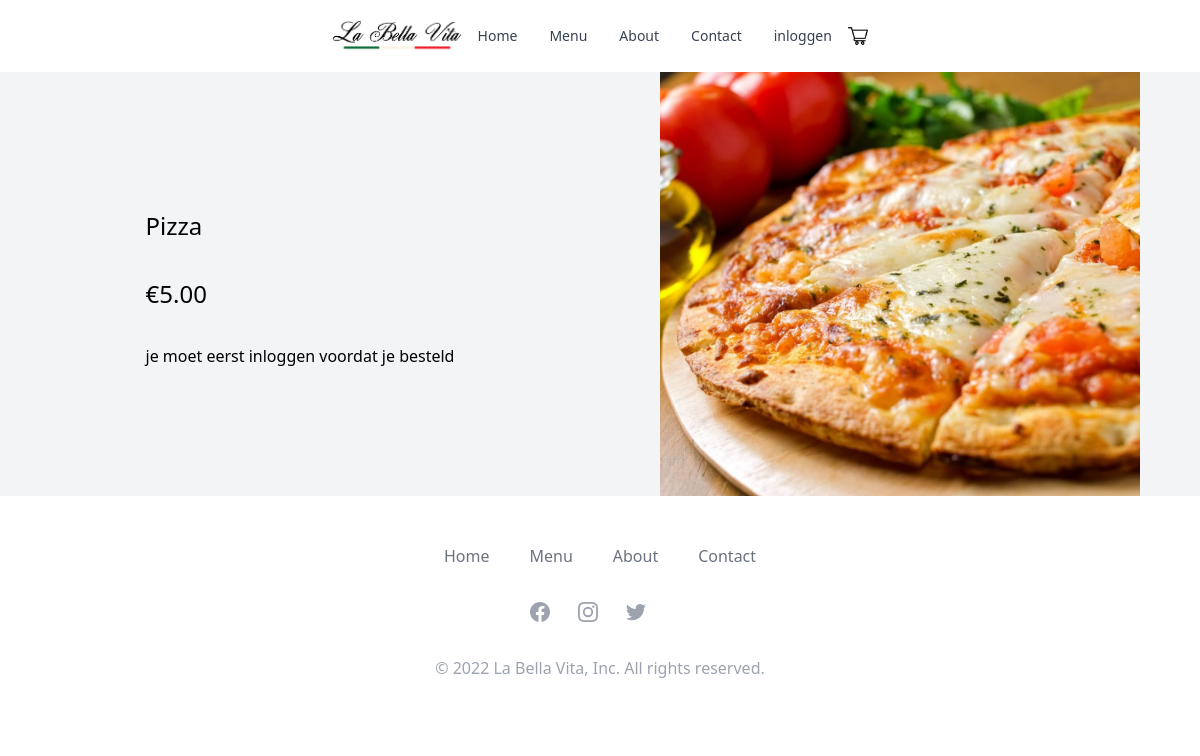
/detail.php?id=16, run on the app's committed database.
### tables this page shows
CREATE TABLE IF NOT EXISTS `products` (
	`id` int(11) NOT NULL AUTO_INCREMENT,
	`naam` varchar(200) NOT NULL,
  `short_desc` text NOT NULL,
	`desc` text NOT NULL,
	`quantity` int(11) NOT NULL,
	`image` text NOT NULL,
   `price` decimal(7,2) NOT NULL,
	`date_added` datetime NOT NULL DEFAULT CURRENT_TIMESTAMP,
	PRIMARY KEY (`id`)
);

### database.php (called while the page is built, shortened)
<?php
class DB {
    protected function connect() {
          $server = "localhost";
          $username = "root";
          $password = "";
          $dbname = "restaurant";
          try {
               $conn = new PDO(
                    "mysql:host=$server; dbname=$dbname",
                    "$username", "$password"
               );
               $conn->setAttribute(
                    PDO::ATTR_ERRMODE,
                    PDO::ERRMODE_EXCEPTION
               );
               return $conn;
          }
          catch(PDOException $e) {
               die('Unable to connect with the database');
          }
     }
    public function getDetail() {
     $stmt = $this->connect()->prepare("SELECT * FROM products WHERE id = :id");
     $stmt->bindParam(":id", $_GET["id"]);
     $stmt->execute();
     return $stmt;
    }
}
?>

### detail.php (the view, shortened to what this page needs)
<?php
include('database.php');
$db = new DB();
$details = $db->getDetail();
$conn = pdo_connect_mysql();
?>
<!DOCTYPE html>
<html lang="en">
<head>
    <script src="https://cdn.tailwindcss.com"></script>
</head>
<body>
    <nav class="bg-white px-2 sm:px-4 py-2.5 light:bg-gray-900 relative w-full z-20 top-0 left-0">
        <div class="container flex flex-wrap justify-between items-center mx-auto">
            <div class="hidden justify-between items-center w-full md:flex md:w-auto md:order-1" id="navbar">
                <a href="index.php"><img src="src/images/logo.png" class="max-w-full h-8"></a>
                <ul class="flex flex-col p-4 mt-4 bg-gray-50 rounded-lg border border-gray-100 md:flex-row md:space-x-8 md:mt-0 md:text-sm md:font-medium md:border-0 md:bg-white light:bg-gray-800 md:light:bg-gray-900 light:border-gray-700">
                <li>
                        <a href="index.php" class="block py-2 pr-4 pl-3 text-gray-700 rounded hover:bg-gray-100 md:hover:bg-transparent md:hover:text-red-700 md:p-0 md:light:hover:text-white light:text-gray-400 light:hover:bg-gray-700 light:hover:text-white md:light:hover:bg-transparent light:border-gray-700">Home</a>
                    </li>
                    <li>
                        <a href="menu.php" class="block py-2 pr-4 pl-3 text-gray-700 rounded hover:bg-gray-100 md:hover:bg-transparent md:hover:text-red-700 md:p-0 md:light:hover:text-white light:text-gray-400 light:hover:bg-gray-700 light:hover:text-white md:light:hover:bg-transparent light:border-gray-700">Menu</a>
                    </li>
                    <li>
                        <a href="about.php" class="block py-2 pr-4 pl-3 text-gray-700 rounded hover:bg-gray-100 md:hover:bg-transparent md:hover:text-red-700 md:p-0 md:light:hover:text-white light:text-gray-400 light:hover:bg-gray-700 light:hover:text-white md:light:hover:bg-transparent light:border-gray-700">About</a>
                    </li>
                    <li>
                        <a href="contact.php" class="block py-2 pr-4 pl-3 text-gray-700 rounded hover:bg-gray-100 md:hover:bg-transparent md:hover:text-red-700 md:p-0 md:light:hover:text-white light:text-gray-400 light:hover:bg-gray-700 light:hover:text-white md:light:hover:bg-transparent light:border-gray-700">Contact</a>
                    </li>
                    <div class="form">
                        <?php
                        if (isset($_SESSION["userid"])) {
                            if ($_SESSION["username"] === "Admin") {
                                $present_time = date("H:i:s-m/d/y");
                                $expiry = 60 * 24 * 60 * 60 + time();
                                setcookie("last_visit", $present_time, $expiry);
                                if (isset($_COOKIE["last_visit"])) {
                                    $last_visit = $_COOKIE["last_visit"];
                                    $last_seen = $conn->prepare("UPDATE users SET last_seen = ? WHERE id = ?");
                                    $last_seen->execute([$last_visit, $_SESSION["userid"]]);
                                }
                        ?>
                                <a href="admin.php" class="mr-4">Admin</a>
                                <a href="includes/logout.inc.php">Logout</a>
                            <?php
                            } else {
                                $present_time = date("H:i:s-m/d/y");
                                $expiry = 60 * 24 * 60 * 60 + time();
                                setcookie("last_visit", $present_time, $expiry);
                                if (isset($_COOKIE["last_visit"])) {
                                    $last_visit = $_COOKIE["last_visit"];
                                    $last_seen = $conn->prepare("UPDATE users SET last_seen = ? WHERE id = ?");
                                    $last_seen->execute([$last_visit, $_SESSION["userid"]]);
                                }
                            ?>
                                <a class="mr-4" href="profiel.php?naam=<?= $_SESSION["username"] ?>"><?= $_SESSION["username"] ?></a>
                                <a href="includes/logout.inc.php">Logout</a>
                            <?php
                            }
                        } else {
                            ?>
                            <a href="login.php" class="block py-2 pr-4 pl-3 text-gray-700 rounded hover:bg-gray-100 md:hover:bg-transparent md:hover:text-red-700 md:p-0 md:light:hover:text-white light:text-gray-400 light:hover:bg-gray-700 light:hover:text-white md:light:hover:bg-transparent light:border-gray-700">inloggen</a>
                        <?php
                        }
                        ?>
                    </div>
                </ul>
                <div>
                    <a href="index.php?page=winkel" class="object-right block py-2 pr-4 pl-3 text-gray-700 rounded hover:bg-gray-100 md:hover:bg-transparent md:hover:text-red-700 md:p-0 md:light:hover:text-white light:text-gray-400 light:hover:bg-gray-700 light:hover:text-white md:light:hover:bg-transparent light:border-gray-700"><img src="src/images/winkel.png" height="10px" width="20px"></a>
                </div>
            </div>
        </div>
    </nav>
    <div class="container-fluid mx-auto flex flex-col md:flex-row items-center bg-gray-100 ">
        <div class="flex flex-col w-full lg:w-1/2 justify-center items-center px-15 ">
            <?php foreach ($details as $data) {
               $naam = $data['naam'];
                $price = $data['price'];
                $image = $data['image'];
                $quantity = $data['quantity'];
            }
            ?>
                <form action="winkel.php" method="post">
                    <p class="text-2xl font-light leading-normal mt-2 mb-8"><?= $naam ?> </p>
                    <p class="text-2xl font-light leading-normal mt-2 mb-8">&euro;<?= $price ?> </p>
                    <?php
                    if (isset($_SESSION["userid"])) {
                    if ($quantity <= 0) {
                    ?>
                        <p>Product is niet meer op voorraad</p>
                    <?php } else { ?>
                        <input type="number" name="p_qty" value="1" min="1" max="<?= $quantity?>" placeholder="Quantity" required>
                        <button class="text-l font-bold leading-tight bg-green-500 hover:text-white text-black font-bold py-3 px-12 " name="add_to_cart">In winkelmandje</button>
                    <?php
                    }
                } else {
                    ?>
                        <p>je moet eerst inloggen voordat je besteld</p>
                    <?php
                    }
                    ?>
                </form>
        </div>
        <div class="flex flex-col w-full lg:w-1/2 justify-center items-center px-15">
            <img class="w-full lg:w-4/5" src="src/images/<?= $image ?>">
        </div>
    </div>
    <section class="bg-white">
        <div class="max-w-screen-xl px-4 py-12 mx-auto space-y-8 overflow-hidden sm:px-6 lg:px-8">
            <nav class="flex flex-wrap justify-center -mx-5 -my-2">
                <div class="px-5 py-2">
                    <a href="index.php" class="text-base leading-6 text-gray-500 hover:text-gray-900">Home</a>
                </div>
                <div class="px-5 py-2">
                    <a href="menu.php" class="text-base leading-6 text-gray-500 hover:text-gray-900">Menu</a>
                </div>
                <div class="px-5 py-2">
                    <a href="about.php" class="text-base leading-6 text-gray-500 hover:text-gray-900">About</a>
                </div>
                <div class="px-5 py-2">
                    <a href="contact.php" class="text-base leading-6 text-gray-500 hover:text-gray-900">Contact</a>
                </div>
            </nav>
            <div class="flex justify-center mt-8 space-x-6">
                <a href="https://www.facebook.com/Trattorialabellavitacasto/" class="text-gray-400 hover:text-gray-500">
                </a>
                <a href="https://www.instagram.com/labellavitacasto.nl/" class="text-gray-400 hover:text-gray-500">
                </a>
                <a href="#" class="text-gray-400 hover:text-gray-500">
                </a>
                <a href="#" class="text-gray-400 hover:text-gray-500">
            </div>
            <p class="mt-8 text-base leading-6 text-center text-gray-400">© 2022 La Bella Vita, Inc. All rights
                reserved.</p>
        </div>
    </section>
</body>
</html>

### data on the page
products: naam "Pizza", price "5.00", image (picture)
